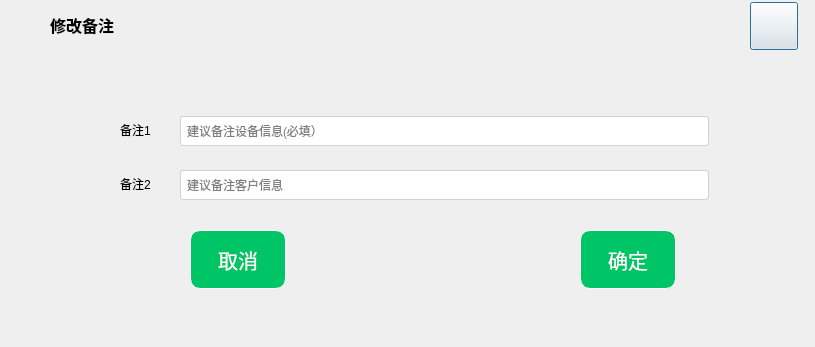
<?xml version="1.0" encoding="UTF-8"?>
<ui version="4.0">
 <class>GBSModifyRemark</class>
 <widget class="QDialog" name="GBSModifyRemark">
  <property name="geometry">
   <rect>
    <x>0</x>
    <y>0</y>
    <width>815</width>
    <height>347</height>
   </rect>
  </property>
  <property name="windowTitle">
   <string>Dialog</string>
  </property>
  <widget class="QWidget" name="widget" native="true">
   <property name="geometry">
    <rect>
     <x>0</x>
     <y>0</y>
     <width>815</width>
     <height>54</height>
    </rect>
   </property>
   <property name="styleSheet">
    <string notr="true"/>
   </property>
   <widget class="QLabel" name="label">
    <property name="geometry">
     <rect>
      <x>50</x>
      <y>14</y>
      <width>95</width>
      <height>22</height>
     </rect>
    </property>
    <property name="styleSheet">
     <string notr="true">width: 64px;
height: 23px;
font-family: Source Han Serif CN, Source Han Serif CN;
font-weight: 500;
font-size: 16px;
color: #000000;
line-height: 19px;
text-align: left;
font-style: normal;
text-transform: none;</string>
    </property>
    <property name="text">
     <string>修改备注</string>
    </property>
   </widget>
   <widget class="QPushButton" name="btnClose">
    <property name="geometry">
     <rect>
      <x>750</x>
      <y>2</y>
      <width>48</width>
      <height>48</height>
     </rect>
    </property>
    <property name="text">
     <string/>
    </property>
    <property name="icon">
     <iconset>
      <normaloff>../../forms/images/gbs/biz/gbs-close-window.png</normaloff>../../forms/images/gbs/biz/gbs-close-window.png</iconset>
    </property>
    <property name="iconSize">
     <size>
      <width>48</width>
      <height>48</height>
     </size>
    </property>
   </widget>
  </widget>
  <widget class="QWidget" name="widget_2" native="true">
   <property name="geometry">
    <rect>
     <x>-10</x>
     <y>50</y>
     <width>831</width>
     <height>411</height>
    </rect>
   </property>
   <widget class="QLabel" name="label_2">
    <property name="geometry">
     <rect>
      <x>130</x>
      <y>70</y>
      <width>40</width>
      <height>20</height>
     </rect>
    </property>
    <property name="text">
     <string>备注1</string>
    </property>
   </widget>
   <widget class="QLabel" name="label_3">
    <property name="geometry">
     <rect>
      <x>130</x>
      <y>124</y>
      <width>40</width>
      <height>20</height>
     </rect>
    </property>
    <property name="text">
     <string>备注2</string>
    </property>
   </widget>
   <widget class="QLineEdit" name="lineEdit">
    <property name="geometry">
     <rect>
      <x>190</x>
      <y>66</y>
      <width>529</width>
      <height>30</height>
     </rect>
    </property>
    <property name="styleSheet">
     <string notr="true">width: 529px;
height: 30px;
border-radius: 3px 3px 3px 3px;
border: 1px solid #D2D2D2;
padding-left:4px;
</string>
    </property>
    <property name="placeholderText">
     <string>建议备注设备信息(必填）</string>
    </property>
   </widget>
   <widget class="QLineEdit" name="lineEdit_2">
    <property name="geometry">
     <rect>
      <x>190</x>
      <y>120</y>
      <width>529</width>
      <height>30</height>
     </rect>
    </property>
    <property name="styleSheet">
     <string notr="true">width: 529px;
height: 30px;
border-radius: 3px 3px 3px 3px;
border: 1px solid #D2D2D2;
padding-left:4px;</string>
    </property>
    <property name="placeholderText">
     <string>建议备注客户信息</string>
    </property>
   </widget>
   <widget class="QPushButton" name="pushButton_3">
    <property name="geometry">
     <rect>
      <x>200</x>
      <y>180</y>
      <width>96</width>
      <height>59</height>
     </rect>
    </property>
    <property name="styleSheet">
     <string notr="true">width: 80px;
height: 40px;
background: #00C566;
border-radius: 10px 10px 10px 10px;
border: 1px solid #FFFFFF;
font-size: 20px;
color: #FFFFFF;width: 80px;
height: 40px;
background: #00C566;
border-radius: 10px 10px 10px 10px;
border: 1px solid #FFFFFF;
font-size: 20px;
color: #FFFFFF;</string>
    </property>
    <property name="text">
     <string>取消</string>
    </property>
   </widget>
   <widget class="QPushButton" name="pushButton_4">
    <property name="geometry">
     <rect>
      <x>590</x>
      <y>180</y>
      <width>96</width>
      <height>59</height>
     </rect>
    </property>
    <property name="styleSheet">
     <string notr="true">width: 80px;
height: 40px;
background: #00C566;
border-radius: 10px 10px 10px 10px;
border: 1px solid #FFFFFF;
font-size: 20px;
color: #FFFFFF;width: 80px;
height: 40px;
background: #00C566;
border-radius: 10px 10px 10px 10px;
border: 1px solid #FFFFFF;
font-size: 20px;
color: #FFFFFF;</string>
    </property>
    <property name="text">
     <string>确定</string>
    </property>
   </widget>
   <widget class="QLabel" name="label_4">
    <property name="geometry">
     <rect>
      <x>300</x>
      <y>20</y>
      <width>231</width>
      <height>30</height>
     </rect>
    </property>
    <property name="styleSheet">
     <string notr="true"/>
    </property>
    <property name="text">
     <string/>
    </property>
   </widget>
  </widget>
 </widget>
 <resources>
  <include location="../Resources.qrc"/>
 </resources>
 <connections/>
</ui>
